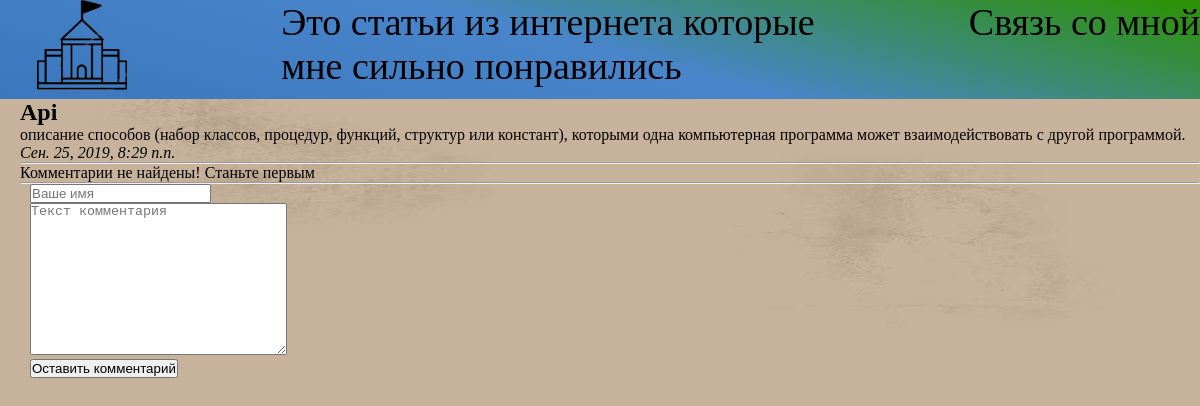
The app's page /articles/3/ with its own data.
### Sport/apps/articles/models.py (models this page shows, shortened)
class Article(models.Model):
	article_title = models.CharField('Название статьи', max_length = 200)
	article_text = models.TextField('Текст статьи')
	pub_date = models.DateTimeField('Data')
	def was_published_recently(self):
		return self.pub_date >= (timezone.now() - datetime.timedelta(days = 7))
	class Meta:
		verbose_name = 'Статья'
		verbose_name_plural = 'Статьи'

### Sport/apps/articles/views.py (the view)
# urls.py: path('<int:article_id>/', views.detail, name='detail'),
def detail(request, article_id):
	try:
		a = Article.objects.get( id = article_id )
	except:
		raise Http404("Статья не найдена !")
	latest_comment_list = a.comment_set.order_by('-id')[:10]
	return render(request, 'articles/detail.html', {'article': a, 'latest_comment_list': latest_comment_list})

### Sport/templates/articles/detail.html (shortened to what this page needs)
{% extends 'base.html' %}
{% block content %}
<main class="comment-main">
	<h2>{{article.article_title}}</h2>
	<p>{{article.article_text}}</p>
	<em>{{article.pub_date}}</em>
	<hr>
	{% if latest_comment_list %}
		{% for c in latest_comment_list %}
			<p>
				<strong>{{c.author_name}}</strong>
				<p>{{c.comment_text}}</p>
			</p>
		{% endfor %}
	{% else %}
	Комментарии не найдены! Станьте первым
	{% endif %}
	<hr>
	<form action="{% url 'articles:leave_comment' article.id %}" method="POST">
		<input type="text" required placeholder="Ваше имя" name="name"><br>
		<textarea name="text" required="" placeholder="Текст комментария" cols="30" rows="10"></textarea><br>
		<button type="submit">Оставить комментарий</button>
	</form>
</main>
{% endblock %}

### static/css/base.css (style rules this page uses)
* { margin: 0; padding: 0; }
body { font-family: 'Mansalva', cursive; background: url(images/base-body-bacground.jpg); background-repeat: round; }
.comment-main { padding-left: 20px; }
.comment-main form { padding-left: 10px; }

### records on screen
Article: article_title "Api", article_text "описание способов (набор классов, процедур, функций, структур или констант), которыми одна компьютерная программа может взаимодействовать с другой программой.", pub_date "Сен. 25, 2019, 8:29 п.п."
